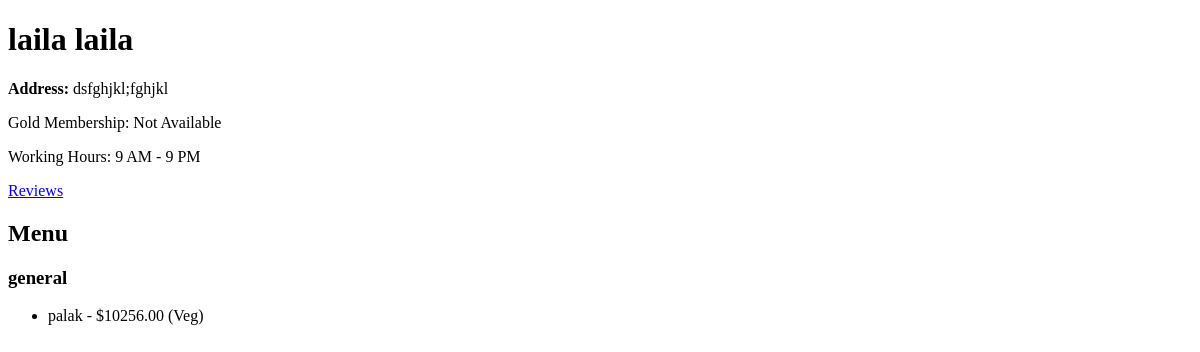
Page /restaurant/restaurant/1/ on the earlier database version.
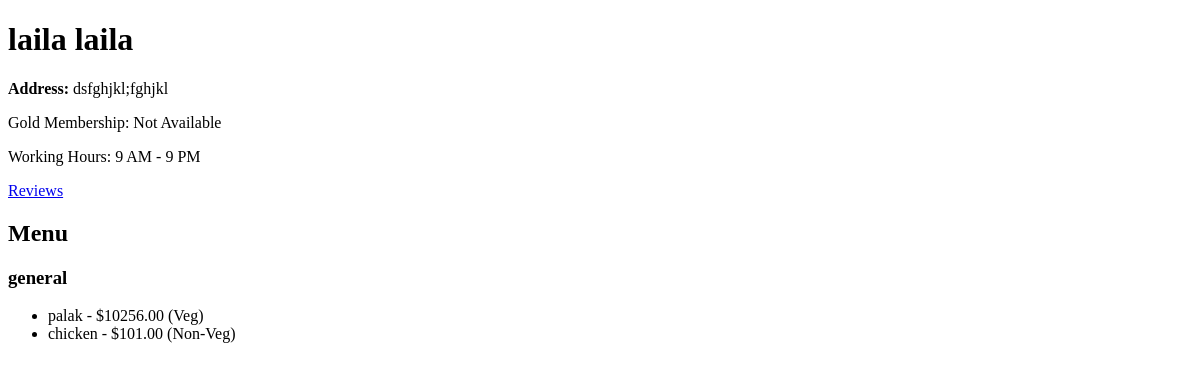
Same page on the later database version.
### restaurant/models.py (models this page shows, shortened)
class MenuItem(models.Model):
    restaurant = models.ForeignKey('Restaurant', on_delete=models.CASCADE, related_name='menu_items')
    name = models.CharField(max_length=255)
    description = models.TextField(null=True, blank=True)
    price = models.DecimalField(max_digits=10, decimal_places=2)
    is_veg = models.BooleanField(default=True)
    category = models.CharField(max_length=100, default='general')

### restaurant/views.py (the view)
# urls.py: path('restaurant/<int:restaurant_id>/', views.restaurant_detail, name='restaurant_detail'),
def restaurant_detail(request, restaurant_id):
    restaurant = get_object_or_404(Restaurant, id=restaurant_id)
    menu_items = MenuItem.objects.filter(restaurant=restaurant).order_by('category')  # Order by category
    grouped_menu_items = {category: list(items) for category, items in groupby(menu_items, key=attrgetter('category'))}
    context = {
        'restaurant': restaurant,
        'grouped_menu_items': grouped_menu_items,
        'reviews': RestaurantReview.objects.filter(restaurant=restaurant)
    }
    return render(request, 'restaurant/restaurant_detail.html', context)

### restaurant/templates/restaurant/restaurant_detail.html (shortened to what this page needs)
<!DOCTYPE html>
<html lang="en">
<head>
</head>
<body>
    <h1>{{ restaurant.name }}</h1>
    <p><strong>Address:</strong> {{ restaurant.address }}</p>
    <p>Gold Membership: {% if restaurant.is_gold %} Available {% else %} Not Available {% endif %}</p>
    <p>Working Hours: {{ restaurant.working_hours }}</p>
    <a href="{% url 'restaurant_reviews' restaurant.id %}">Reviews</a>
    <h2>Menu</h2>
    {% for category, items in grouped_menu_items.items %}
        <h3>{{ category }}</h3>
        <ul>
            {% for item in items %}
                <li>{{ item.name }} - ${{ item.price }}{% if item.is_veg %} (Veg){% else %} (Non-Veg){% endif %}</li>
            {% endfor %}
        </ul>
    {% empty %}
        <p>No menu items available.</p>
    {% endfor %}
</body>
</html>

Differences in the rows shown:
added MenuItem: name "chicken", price "101.00", is_veg "(Non-Veg)", shown under "general"
